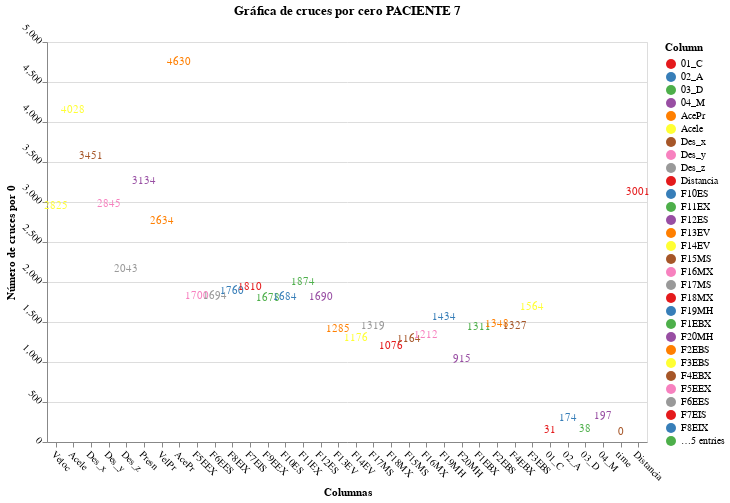

The notebook cell this image was saved under:
### Code cell
# Configurar la gráfica de barras en Altair
chart_P11 = alt.Chart(df_cross_zero_counts_P11).mark_bar().encode(
    x=alt.X('Column', sort=None, title='Columnas'),
    y=alt.Y('Zero_Crossings', title='Número de cruces por 0'),
    color=alt.Color('Column', scale=alt.Scale(scheme='set1'))  # Colores de la paleta Set1
).properties(
    title='Gráfica de cruces por cero PACIENTE 11',
    width=600,
    height=400
).configure_axis(
    labelAngle=45  # Rotar etiquetas del eje X
).mark_text(
    align='center',
    baseline='bottom',
    dy=-5  # Ajuste de posición para mostrar encima de la barra
).encode(
    text=alt.Text('Zero_Crossings:Q')
)

chart_P11.display()

### Figure 1 — Vega-Lite specification as saved in the notebook (floating-point values rounded to 4 significant figures)
{"config": {"view": {"continuousWidth": 300, "continuousHeight": 300}, "axis": {"labelAngle": 45}}, "data": {"name": "data-ad398f241364655c8ba0ef1a40ba0a72"}, "mark": {"type": "text", "align": "center", "baseline": "bottom", "dy": -5}, "encoding": {"color": {"field": "Column", "scale": {"scheme": "set1"}, "type": "nominal"}, "text": {"field": "Zero_Crossings", "type": "quantitative"}, "x": {"field": "Column", "sort": null, "title": "Columnas", "type": "nominal"}, "y": {"field": "Zero_Crossings", "title": "Número de cruces por 0", "type": "quantitative"}}, "height": 400, "title": "Gráfica de cruces por cero PACIENTE 7", "width": 600, "$schema": "https://vega.github.io/schema/vega-lite/v5.20.1.json", "datasets": {"data-ad398f241364655c8ba0ef1a40ba0a72": [{"Column": "Veloc", "Zero_Crossings": 2825}, {"Column": "Acele", "Zero_Crossings": 4028}, {"Column": "Des_x", "Zero_Crossings": 3451}, {"Column": "Des_y", "Zero_Crossings": 2845}, {"Column": "Des_z", "Zero_Crossings": 2043}, {"Column": "Presn", "Zero_Crossings": 3134}, {"Column": "VelPr", "Zero_Crossings": 2634}, {"Column": "AcePr", "Zero_Crossings": 4630}, {"Column": "F5EEX", "Zero_Crossings": 1700}, {"Column": "F6EES", "Zero_Crossings": 1694}, {"Column": "F8EIX", "Zero_Crossings": 1760}, {"Column": "F7EIS", "Zero_Crossings": 1810}, {"Column": "F9EEX", "Zero_Crossings": 1678}, {"Column": "F10ES", "Zero_Crossings": 1684}, {"Column": "F11EX", "Zero_Crossings": 1874}, {"Column": "F12ES", "Zero_Crossings": 1690}, {"Column": "F13EV", "Zero_Crossings": 1285}, {"Column": "F14EV", "Zero_Crossings": 1176}, {"Column": "F17MS", "Zero_Crossings": 1319}, {"Column": "F18MX", "Zero_Crossings": 1076}, {"Column": "F15MS", "Zero_Crossings": 1164}, {"Column": "F16MX", "Zero_Crossings": 1212}, {"Column": "F19MH", "Zero_Crossings": 1434}, {"Column": "F20MH", "Zero_Crossings": 915}, {"Column": "F1EBX", "Zero_Crossings": 1311}, {"Column": "F2EBS", "Zero_Crossings": 1348}, {"Column": "F4EBX", "Zero_Crossings": 1327}, {"Column": "F3EBS", "Zero_Crossings": 1564}, {"Column": "01_C", "Zero_Crossings": 31}, {"Column": "02_A", "Zero_Crossings": 174}, {"Column": "03_D", "Zero_Crossings": 38}, {"Column": "04_M", "Zero_Crossings": 197}, {"Column": "time", "Zero_Crossings": 0}, {"Column": "Distancia", "Zero_Crossings": 3001}]}}
